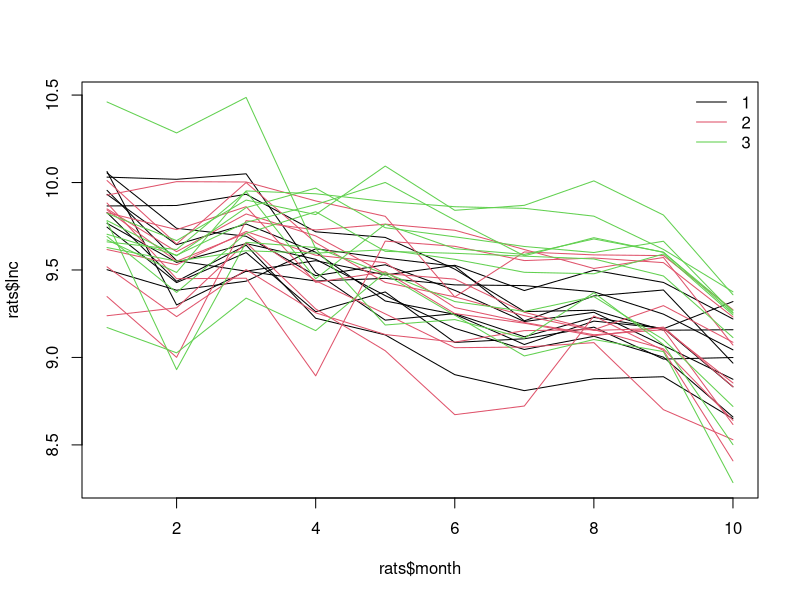
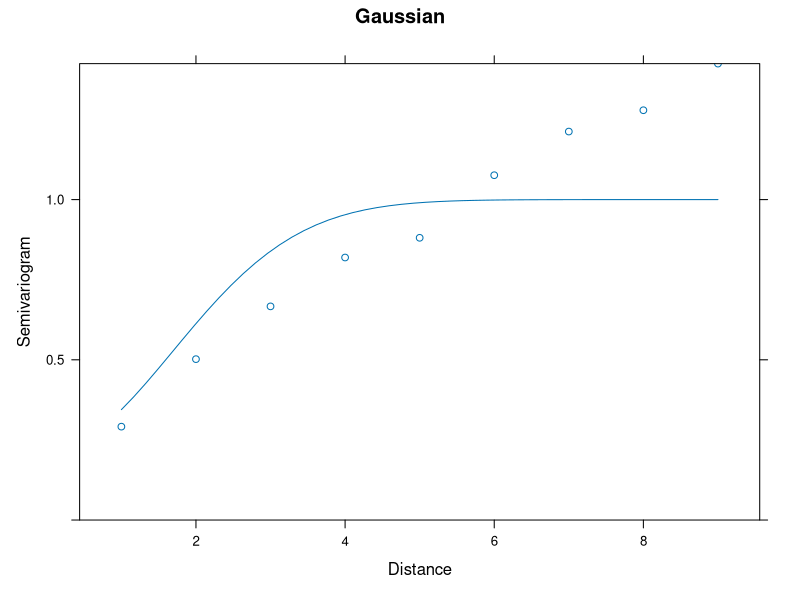
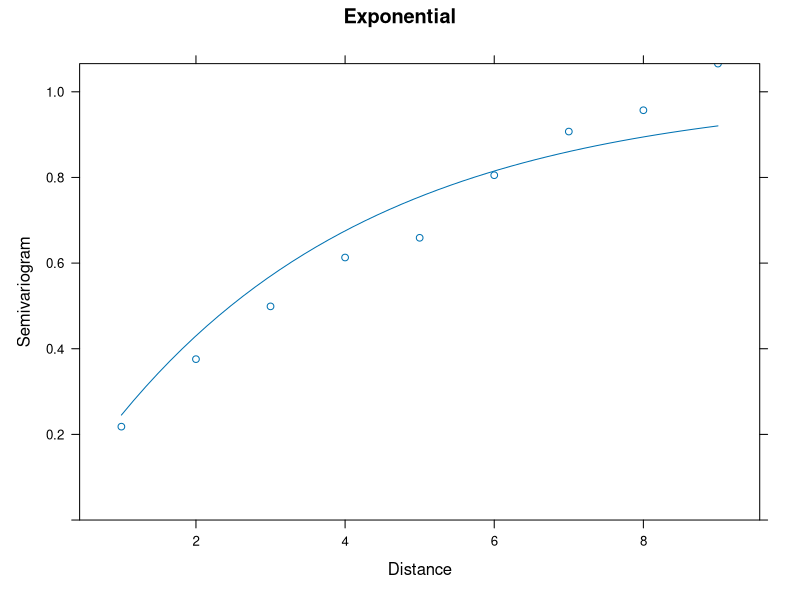
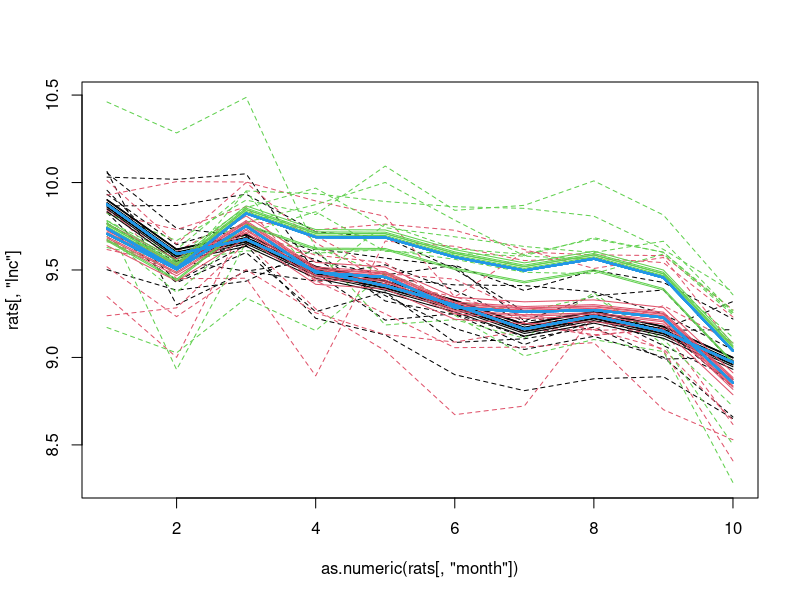
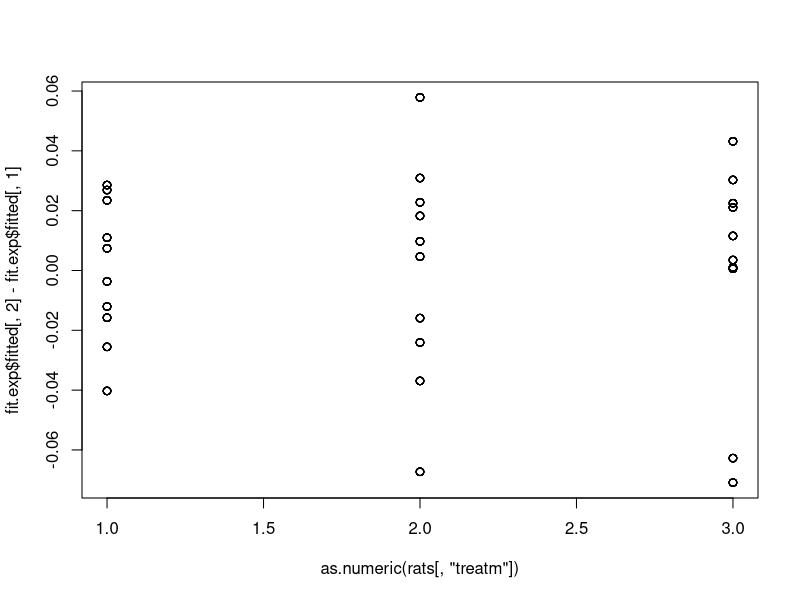
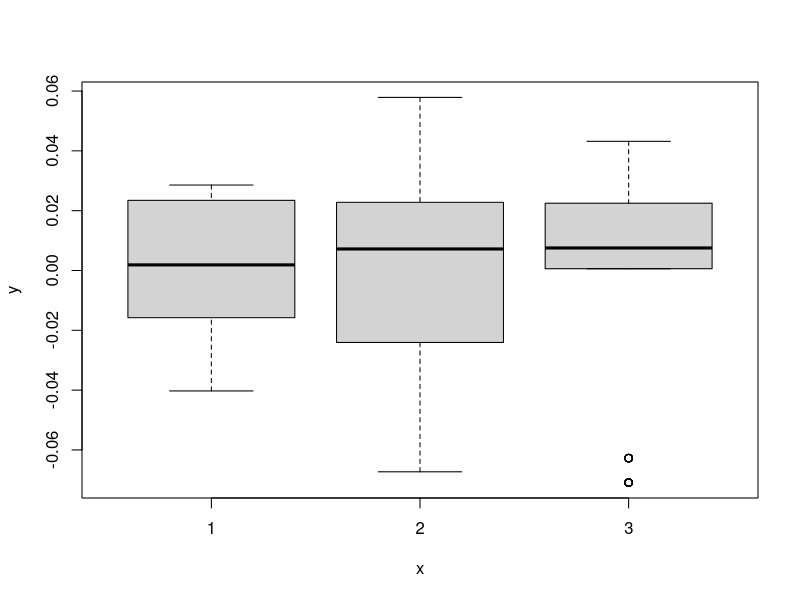
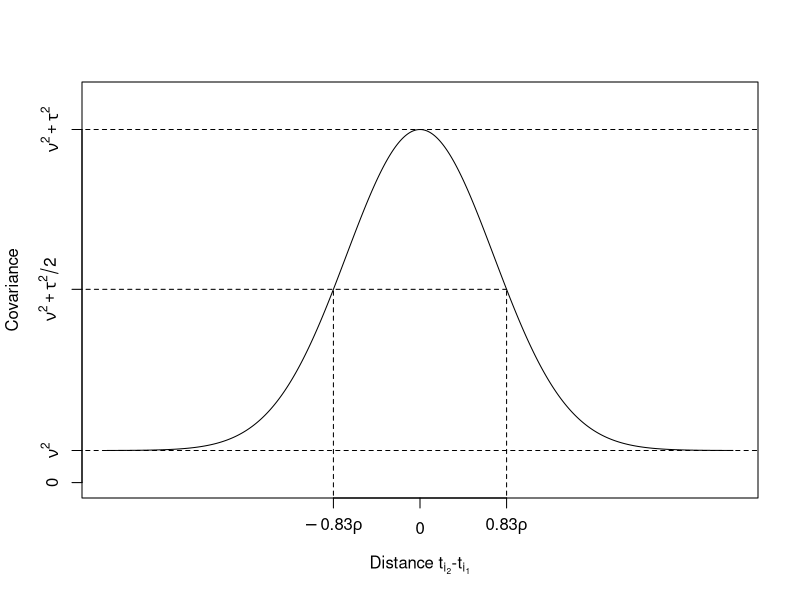

Here is the R script that generated these plots, in order:
rats.tmp<-read.table("rats.csv",sep=";",header=T)
rats<-c()
for(i in 1:dim(rats.tmp)[1]){
  rats<-rbind(rats,cbind(rats.tmp[i,1],rats.tmp[i,2],
                         1:10,t(rats.tmp[i,3:12])))
}

rats<-data.frame(treatm=rats[ ,1],cage=rats[ ,2],month=rats[ ,3],
                 lnc=log(rats[ ,4]))
library(lattice)

head(rats,3)

 plot(rats$lnc~rats$month, type='n')
 by(rats,rats$cage,
    function(X){
      lines(X$month,X$lnc, col=X$treatm[1])
    }
 )->out
 legend("topright", bty='n', legend=1:3, lty='solid', col=1:3)

 rats$treatm<-factor(rats$treatm)
 rats$month<-factor(rats$month)
 doone<-function(X){
   anova(lm(lnc~treatm,data=X))["F value"][1,1]
 }
 results<-by(rats,rats$month,doone)



 fun<-function(x){
  log(sum(exp(x)))
 }
 ratsSum<-aggregate(lnc ~ cage+treatm, data = rats,fun)
 names(ratsSum)<-c('cage','treatm','lnTot')
 fit<-lm(lnTot~treatm,data=ratsSum)
 anova(fit)

##################################################
 library(nlme)
 fit.mm<-lme(lnc~month+treatm+month:treatm, random = ~1|cage, data=rats)
##################################################

##################################################
fit.mm
##################################################


##################################################
fit.cs<-gls(lnc~month+treatm+month:treatm,
             correlation=corCompSymm(form=~1|cage),
             data=rats)
##################################################

##################################################
 fit.cs<-gls(lnc~month+treatm+month:treatm,
             correlation=corCompSymm(form=~1|cage),
             data=rats, method="ML")
 logLik(fit.cs)
 fit.mm<-lme(lnc~month+treatm+month:treatm, 
             random = ~1|cage, 
             data=rats, method="ML")
 logLik(fit.mm)
##################################################

##################################################
 fit.gau <- lme(lnc~month+treatm+month:treatm,
                random=~1|cage,
                correlation=corGaus(form=~as.numeric(month)|cage,nugget=TRUE),
                data=rats)
##################################################


##################################################
fit.gau
##################################################

##################################################
 nu.sq<-0.1404056^2
 sigma.sq<-0.2171559^2*0.2186743
 tau.sq<-0.2171559^2-sigma.sq
 rho.sq<-2.3863954
 c(nu.sq=nu.sq, sigma.sq=sigma.sq, tau.sq=tau.sq, rho.sq=rho.sq)

##################################################

##################################################
 fit.id <- lm(lnc~month+treatm+month:treatm, data=rats) # WRONG independent model 
 fit.mm <- lme(lnc~month+treatm+month:treatm, 
              random = ~1|cage, 
               data=rats, method="ML")
 fit.gau<- lme(lnc~month+treatm+month:treatm,
               random=~1|cage,
               correlation=corGaus(form=~as.numeric(month)|cage,nugget=TRUE),
               data=rats, method="ML")
 anova(fit.gau,fit.mm,fit.id)
##################################################

##################################################
 fit.gau<- lme(lnc~month+treatm+month:treatm, random=~1|cage,
               correlation=corGaus(form=~as.numeric(month)|cage,nugget=TRUE),
               data=rats)
 fit.exp<- lme(lnc~month+treatm+month:treatm, random=~1|cage,
               correlation=corExp(form=~as.numeric(month)|cage,nugget=TRUE),
               data=rats)
#par(mfrow=c(1,2))
#graph(width=7,height=7,type="eps",file="gau")
 plot(Variogram(fit.gau), main='Gaussian')
#dev.off()

#graph(width=7,height=7,type="eps",file="exp")
 plot(Variogram(fit.exp), main='Exponential')
#dev.off()
##################################################



#plot(as.numeric(rats[ ,"month"]),fit.exp$fitted[ ,2],col="white")
plot(as.numeric(rats[ ,"month"]),rats[ ,"lnc"],col="white")
for(i in 1:30){
  lines(as.numeric(rats[rats$cage==i,"month"]),rats[rats$cage==i,"lnc"],
        col=mean(as.numeric(rats[rats$cage==i,"treatm"])),lty=2)
}
for(i in 1:30){
  lines(as.numeric(rats[rats$cage==i,"month"]),fit.exp$fitted[rats$cage==i,2],
        col=mean(as.numeric(rats[rats$cage==i,"treatm"])))
}
for(i in 1:30){
  lines(as.numeric(rats[rats$cage==i,"month"]),fit.exp$fitted[rats$cage==i,1],
        col=4,#mean(as.numeric(rats[rats$cage==i,"treatm"])),
        lwd=2)
}


plot(as.numeric(rats[ ,"treatm"]),fit.exp$fitted[ ,2]-fit.exp$fitted[ ,1])

plot(rats[ ,"treatm"],fit.exp$fitted[ ,2]-fit.exp$fitted[ ,1])


x<-seq(-3,3,by=0.01)
gaussCor<-function(x){
  exp(-x*x)
}
y<-0.1+gaussCor(x)

#source("~/tsmodels/graph.R")
#graph(width=14,height=7,type="eps",file="xspgau")
plot(x,y,type="l",ylim=c(0,1.2),axes=F,
     xlab=expression(paste("Distance ",t[i[2]],"-",t[i[1]])),ylab="Covariance")
lines(range(x)*2,c(0.1,0.1),lty=2)
lines(range(x)*2,max(y)*c(1,1),lty=2)
box()
axis(1,at=c(-0.83,0,0.83),labels=c(expression(paste(-0.83,rho)),0,expression(paste(0.83,rho))))
axis(2,at=c(0,0.1,0.1+gaussCor(-0.83),max(y)),
     labels=c(0,expression(nu^2),expression(nu^2+tau^2/2),expression(nu^2+tau^2)))
lines(-0.83*c(1,1),c(-1,0.1+gaussCor(-0.83)),lty=2)
lines(0.83*c(1,1),c(-1,0.1+gaussCor(-0.83)),lty=2)
lines(c(-4,0.83),0.1+gaussCor(-0.83)*c(1,1),lty=2)
#dev.off()
